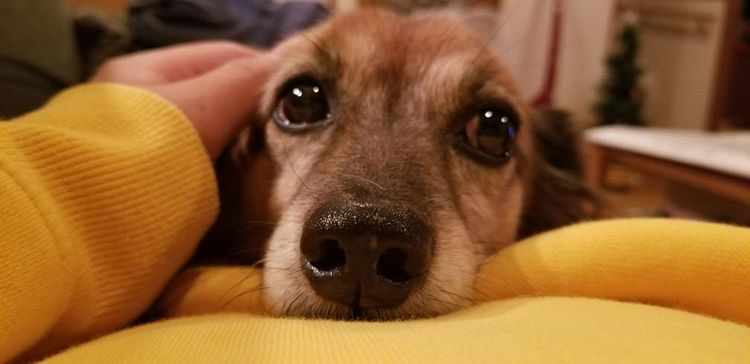
#> input picture Photos/kokoro.jpg, 750 x 364 px
$ python -i colorTracking3-10.py   (imports and definitions only)
#> lines starting #> are read from the running program, lines starting #| are printed output that depends on the picture; after the words box and inside, x2 and y2 are one past the last pixel; in counts of white or black regions, pixels touching at a corner belong together
#> further down, picture is the input picture: shape (364, 750, 3); mean B, G, R 47.9, 94.7, 142.3
# カラートラッキングで移動物体を追跡
import cv2 as cv
import numpy as np


def red_detect(img):

    # HSV色空間に変換
    hsv = cv.cvtColor(img, cv.COLOR_BGR2HSV)
#> hsv: shape (364, 750, 3); mean H, S, V 15.4, 176.2, 142.3

    # 赤色のHSVの値域１
    hsv_min = np.array([0, 127, 0])
    hsv_max = np.array([30, 255, 255])
    mask1 = cv.inRange(hsv, hsv_min, hsv_max)
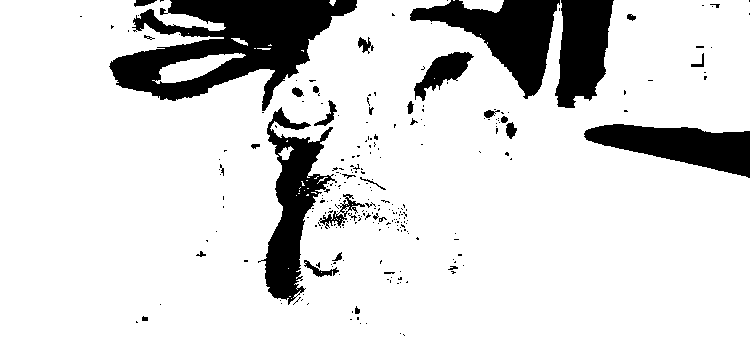
#> mask1: shape (364, 750); 85.7% white; 253 black regions (217 under 20 px), largest, box (x1, y1, x2, y2) and area: (109, 0, 357, 111) 13251, (410, 0, 560, 99) 6230, (258, 107, 337, 305) 5956

    # 赤色のHSVの値域2
    hsv_min = np.array([150, 127, 0])
    hsv_max = np.array([179, 255, 255])
    mask2 = cv.inRange(hsv, hsv_min, hsv_max)
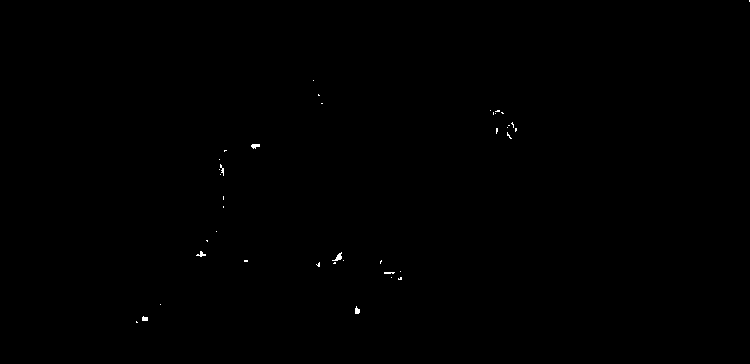
#> mask2: shape (364, 750); 0.12% white in thin lines or dots, all inside (x1, y1, x2, y2) = (136, 0, 750, 323)

    return mask1 + mask2
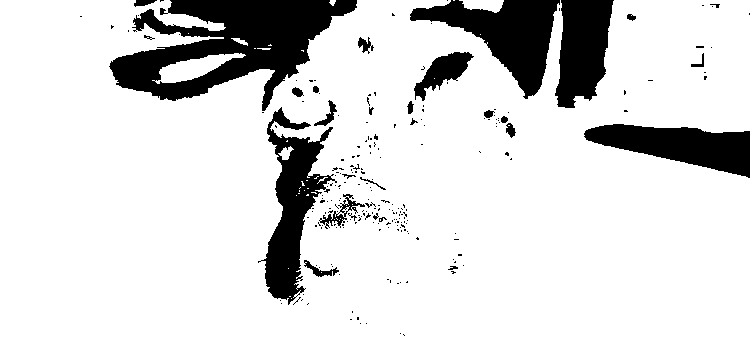
#> returned value: shape (364, 750); 85.9% white; 228 black regions (199 under 20 px), largest, box (x1, y1, x2, y2) and area: (109, 0, 357, 111) 13251, (410, 0, 560, 99) 6230, (258, 107, 337, 305) 5956


# ブロブ解析
# [59 lines left out: functions analysis_blob, main, not called in this run]

>>> import cv2
>>> picture = cv2.imread('../Photos/kokoro.jpg')
>>> result = red_detect(picture)
